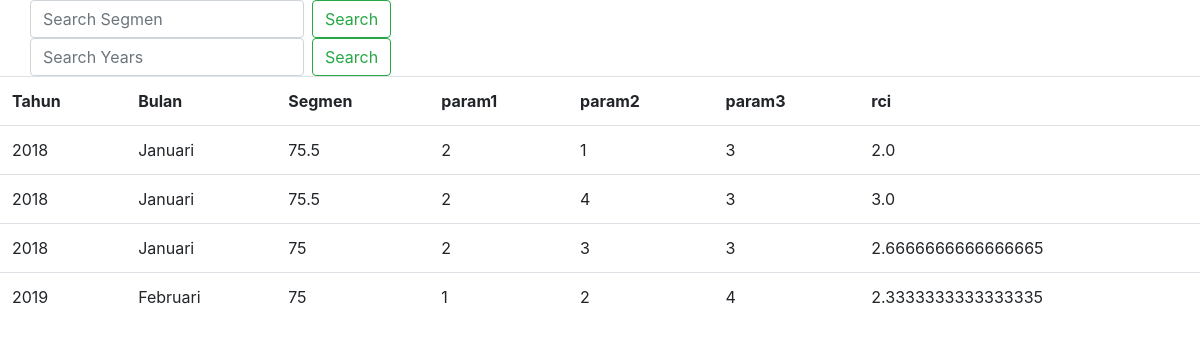
/matriks/, run on the app's committed database.
### matriks/models.py (models this page shows, shortened)
class RCI(models.Model):
    years = models.CharField(max_length=10, choices=Years, default='2018')
    month = models.CharField(max_length=10, choices=Month, default='Januari')
    segmen = models.CharField(max_length=10, choices=Segmen)
    parameter1 = models.IntegerField()
    parameter2 = models.IntegerField()
    parameter3 = models.IntegerField()
    objects = models.Manager()
    def totalrci(self):
        roadindex = (self.parameter1 + self.parameter2 + self.parameter3)/3
        return roadindex

### matriks/views.py (the view)
# urls.py: path('', include('matriks.urls'))
def matriks(request):
    search_term=''
    search_term_years=''
    reklamasi = Reklamasi.objects.all()
    rci = RCI.objects.all()
    if 'search' in request.GET:
        search_term = request.GET['search']
        rci = rci.filter(segmen__icontains=search_term)
    if 'search_years' in request.GET:
        search_term_years = request.GET['search_years']
        rci = rci.filter(years__icontains=search_term_years)
    context = {
        'reklamasi' : reklamasi,
        'rci' : rci,
        'search_term' : search_term
    }
    return render(request, 'matriks/matriks.html', context)

### matriks/templates/matriks/matriks.html
{% extends "layout.html" %}
{% block content %}
<div class='container'>
    <div class='row'>
        <form class="form-inline my-2 my-lg-0">
            <input class="form-control mr-sm-2" type="search" placeholder="Search Segmen" aria-label="Search" name='search' value="{{ search_term }}">
            <button class="btn btn-outline-success my-2 my-sm-0" type="submit">Search</button>
        </form>
    </div>
</div>
<div class='container'>
    <div class='row'>
        <form class="form-inline my-2 my-lg-0">
            <input class="form-control mr-sm-2"
            type="search"
            placeholder="Search Years"
            aria-label="Search"
            name='search_years'
            value="{{ search_term_years }}">
            <button class="btn btn-outline-success my-2 my-sm-0" type="submit">Search</button>
        </form>
    </div>
</div>
<table class='table'>
    <tr>
        <th>Tahun</th>
        <th>Bulan</th>
        <th>Segmen</th>
        <th>param1</th>
        <th>param2</th>
        <th>param3</th>
        <th>rci</th>
    </tr>
{% for x in rci %}
    <tr>
        <td>{{ x.years }}</td>
        <td>{{ x.month }}</td>
        <td>{{ x.segmen }}</td>
        <td>{{ x.parameter1 }}</td>
        <td>{{ x.parameter2 }} </td>
        <td>{{ x.parameter3 }}</td>
        <td>{{ x.totalrci }}</td>
    </tr>
{% endfor %}
</table>
{% endblock content %}

### users/templates/layout.html (shortened to what this page needs)
<!DOCTYPE html>
<html lang="en">
<head>
    <link href="https://stackpath.bootstrapcdn.com/bootstrap/4.3.1/css/bootstrap.min.css" rel="stylesheet">
</head>
<body>
    {% block content %}
    {% endblock content %}
</body>
</html>

### data on the page
RCI: years "2018", month "Januari", segmen "75.5", parameter1 "2", parameter2 "1", parameter3 "3", totalrci "2.0"
RCI: years "2018", month "Januari", segmen "75.5", parameter1 "2", parameter2 "4", parameter3 "3", totalrci "3.0"
RCI: years "2018", month "Januari", segmen "75", parameter1 "2", parameter2 "3", parameter3 "3", totalrci "2.6666666666666665"
RCI: years "2019", month "Februari", segmen "75", parameter1 "1", parameter2 "2", parameter3 "4", totalrci "2.3333333333333335"
